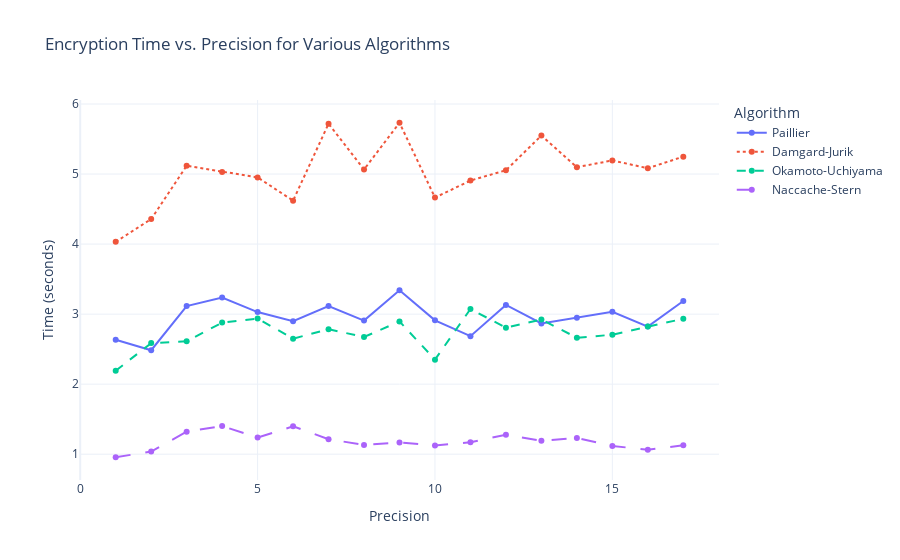
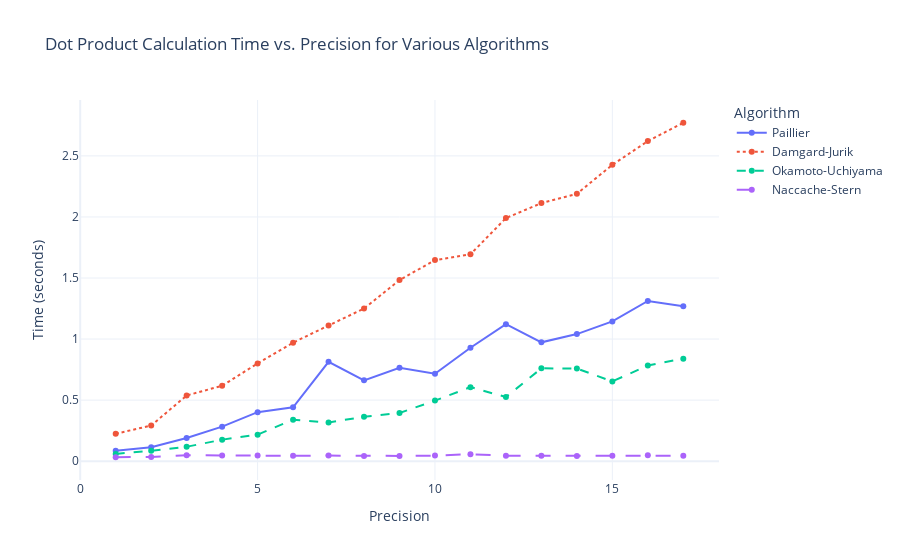
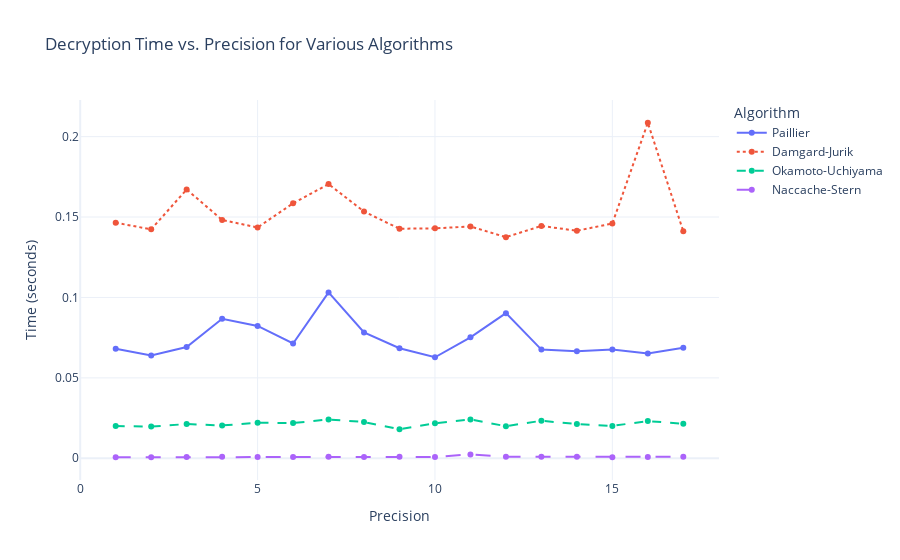
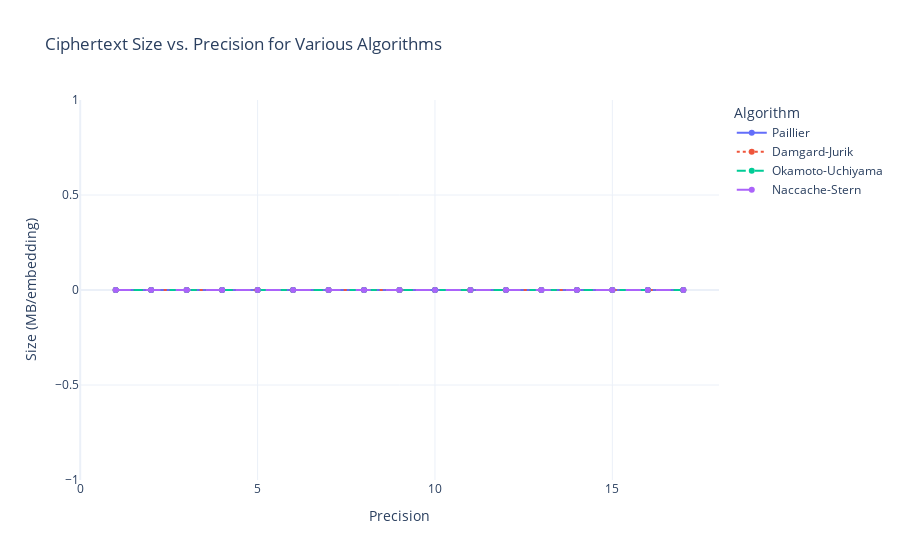

The notebook cell these images were saved under, in order:
### Code cell
import plotly.graph_objects as go
import plotly.express as px
import pandas as pd
import json
import os
import numpy as np # Import numpy for absolute difference calculation

# Define the path to your results JSON file generated by the precision sweep
results_file = "phe_benchmark_precision_sweep_results.json"

# Check if the file exists before attempting to read
if not os.path.exists(results_file):
    print(f"Error: The file '{results_file}' was not found.")
    print("Please make sure the previous cell successfully generated 'phe_benchmark_precision_sweep_results.json'.")
    exit() 

# Read data from the JSON file
try:
    with open(results_file, 'r') as f:
        data = json.load(f)
    print(f"Successfully loaded data from '{results_file}'.")
except json.JSONDecodeError as e:
    print(f"Error decoding JSON from '{results_file}': {e}")
    exit()
except Exception as e:
    print(f"An unexpected error occurred while reading '{results_file}': {e}")
    exit()

df = pd.DataFrame(data)

# Ensure numeric types for plotting
numeric_cols = [
    "Encryption Time (s)", "Dot Product Calculation Time (s)", 
    "Decryption Time (s)", "Ciphertext Size (MB/emb)", 
    "Loss (Ethel1 vs Ethel2)", "Loss (Ethel1 vs Lana)",
    "Plaintext Dot Product 1-2", "Decrypted Dot Product 1-2",
    "Plaintext Dot Product 1-L", "Decrypted Dot Product 1-L"
]
for col in numeric_cols:
    df[col] = pd.to_numeric(df[col], errors='coerce')

# Drop rows where 'Error' is not null, as these failed
df_valid = df[df['Error'].isnull()].copy()
if df_valid.empty:
    print("No valid data points to plot after filtering out errors.")
    exit()

# Filter out rows where loss is 0 or NaN for the log scale loss plot
df_valid_loss = df_valid[
    (df_valid['Loss (Ethel1 vs Ethel2)'].notna()) & (df_valid['Loss (Ethel1 vs Ethel2)'] > 0) & 
    (df_valid['Loss (Ethel1 vs Lana)'].notna()) & (df_valid['Loss (Ethel1 vs Lana)'] > 0)
].copy()


# --- Separate Plots for Each Performance Time Metric (retained) ---

# Plot 1a: Encryption Time vs. Precision
fig_enc_time = px.line(df_valid, 
                       x='Precision', 
                       y='Encryption Time (s)',
                       color='Algorithm',
                       line_dash='Algorithm',
                       title='Encryption Time vs. Precision for Various Algorithms',
                       labels={'Encryption Time (s)': 'Time (seconds)'})
fig_enc_time.update_traces(mode='lines+markers')
fig_enc_time.update_layout(hovermode="x unified", template='plotly_white')
fig_enc_time.show()

# Plot 1b: Dot Product Calculation Time vs. Precision
fig_dot_prod_time = px.line(df_valid, 
                            x='Precision', 
                            y='Dot Product Calculation Time (s)',
                            color='Algorithm',
                            line_dash='Algorithm',
                            title='Dot Product Calculation Time vs. Precision for Various Algorithms',
                            labels={'Dot Product Calculation Time (s)': 'Time (seconds)'})
fig_dot_prod_time.update_traces(mode='lines+markers')
fig_dot_prod_time.update_layout(hovermode="x unified", template='plotly_white')
fig_dot_prod_time.show()

# Plot 1c: Decryption Time vs. Precision
fig_dec_time = px.line(df_valid, 
                       x='Precision', 
                       y='Decryption Time (s)',
                       color='Algorithm',
                       line_dash='Algorithm',
                       title='Decryption Time vs. Precision for Various Algorithms',
                       labels={'Decryption Time (s)': 'Time (seconds)'})
fig_dec_time.update_traces(mode='lines+markers')
fig_dec_time.update_layout(hovermode="x unified", template='plotly_white')
fig_dec_time.show()

# --- Ciphertext Size Plot (retained) ---
fig_size = px.line(df_valid, 
                   x='Precision', 
                   y='Ciphertext Size (MB/emb)',
                   color='Algorithm',
                   line_dash='Algorithm',
                   title='Ciphertext Size vs. Precision for Various Algorithms',
                   labels={'Ciphertext Size (MB/emb)': 'Size (MB/embedding)'})
fig_size.update_traces(mode='lines+markers')
fig_size.update_layout(hovermode="x unified", template='plotly_white')
fig_size.show()


# --- Plot 3: Loss vs. Precision (using faceting and log y-axis - retained) ---
df_loss_melted = df_valid_loss.melt(id_vars=['Precision', 'Algorithm'], 
                                    value_vars=['Loss (Ethel1 vs Ethel2)', 'Loss (Ethel1 vs Lana)'],
                                    var_name='Comparison Type', 
                                    value_name='Absolute Loss')

fig_loss = px.line(df_loss_melted, 
                   x='Precision', 
                   y='Absolute Loss',
                   color='Algorithm',
                   line_dash='Algorithm',
                   facet_col='Comparison Type', 
                   facet_col_wrap=2, 
                   title='Accuracy Loss vs. Precision for Various Algorithms (Log Scale)',
                   labels={'Absolute Loss': 'Absolute Loss Value'})

fig_loss.update_yaxes(type="log", title_text="Absolute Loss Value (log scale)")
fig_loss.update_traces(mode='lines+markers')
fig_loss.update_layout(hovermode="x unified", template='plotly_white')
fig_loss.show()


# --- MODIFIED: Plot 4: Dot Product Accuracy (Absolute Difference) vs. Precision ---

# Calculate absolute differences for dot products
df_valid['Dot Product Diff 1-2'] = np.abs(df_valid['Plaintext Dot Product 1-2'] - df_valid['Decrypted Dot Product 1-2'])
df_valid['Dot Product Diff 1-L'] = np.abs(df_valid['Plaintext Dot Product 1-L'] - df_valid['Decrypted Dot Product 1-L'])

# Filter out zero or NaN differences for log scale
df_valid_dot_diff = df_valid[
    (df_valid['Dot Product Diff 1-2'].notna()) & (df_valid['Dot Product Diff 1-2'] > 0) &
    (df_valid['Dot Product Diff 1-L'].notna()) & (df_valid['Dot Product Diff 1-L'] > 0)
].copy()

# Melt the DataFrame for faceting the dot product differences
df_dot_diff_melted = df_valid_dot_diff.melt(
    id_vars=['Precision', 'Algorithm'],
    value_vars=['Dot Product Diff 1-2', 'Dot Product Diff 1-L'],
    var_name='Dot Product Comparison',
    value_name='Absolute Dot Product Error'
)

fig_dot_diff = px.line(df_dot_diff_melted,
                       x='Precision',
                       y='Absolute Dot Product Error',
                       color='Algorithm',
                       line_dash='Algorithm',
                       facet_col='Dot Product Comparison',
                       facet_col_wrap=2,
                       title='Absolute Dot Product Error vs. Precision (Log Scale)',
                       labels={'Absolute Dot Product Error': 'Absolute Error Value'})

# Apply log scale to the y-axis
fig_dot_diff.update_yaxes(type="log", title_text="Absolute Error Value (log scale)")
fig_dot_diff.update_traces(mode='lines+markers')
fig_dot_diff.update_layout(hovermode="x unified", template='plotly_white')
fig_dot_diff.show()

### Figure 1 — Plotly figure (JSON) as saved in the notebook; plotly's stock layout.template omitted (floating-point values rounded to 4 significant figures)
{"data": [{"hovertemplate": "Algorithm=Paillier<br>Precision=%{x}<br>Time (seconds)=%{y}<extra></extra>", "legendgroup": "Paillier", "line": {"color": "#636efa", "dash": "solid"}, "marker": {"symbol": "circle"}, "mode": "lines+markers", "name": "Paillier", "orientation": "v", "showlegend": true, "type": "scatter", "x": [1, 2, 3, 4, 5, 6, 7, 8, 9, 10, 11, 12, 13, 14, 15, 16, 17], "xaxis": "x", "y": [2.634, 2.485, 3.115, 3.237, 3.03, 2.899, 3.117, 2.908, 3.34, 2.911, 2.685, 3.132, 2.868, 2.947, 3.034, 2.822, 3.188], "yaxis": "y"}, {"hovertemplate": "Algorithm=Damgard-Jurik<br>Precision=%{x}<br>Time (seconds)=%{y}<extra></extra>", "legendgroup": "Damgard-Jurik", "line": {"color": "#EF553B", "dash": "dot"}, "marker": {"symbol": "circle"}, "mode": "lines+markers", "name": "Damgard-Jurik", "orientation": "v", "showlegend": true, "type": "scatter", "x": [1, 2, 3, 4, 5, 6, 7, 8, 9, 10, 11, 12, 13, 14, 15, 16, 17], "xaxis": "x", "y": [4.032, 4.357, 5.118, 5.031, 4.953, 4.62, 5.718, 5.066, 5.733, 4.664, 4.908, 5.054, 5.55, 5.098, 5.194, 5.083, 5.249], "yaxis": "y"}, {"hovertemplate": "Algorithm=Okamoto-Uchiyama<br>Precision=%{x}<br>Time (seconds)=%{y}<extra></extra>", "legendgroup": "Okamoto-Uchiyama", "line": {"color": "#00cc96", "dash": "dash"}, "marker": {"symbol": "circle"}, "mode": "lines+markers", "name": "Okamoto-Uchiyama", "orientation": "v", "showlegend": true, "type": "scatter", "x": [1, 2, 3, 4, 5, 6, 7, 8, 9, 10, 11, 12, 13, 14, 15, 16, 17], "xaxis": "x", "y": [2.192, 2.586, 2.611, 2.879, 2.937, 2.65, 2.785, 2.673, 2.896, 2.35, 3.073, 2.807, 2.923, 2.663, 2.706, 2.822, 2.934], "yaxis": "y"}, {"hovertemplate": "Algorithm=Naccache-Stern<br>Precision=%{x}<br>Time (seconds)=%{y}<extra></extra>", "legendgroup": "Naccache-Stern", "line": {"color": "#ab63fa", "dash": "longdash"}, "marker": {"symbol": "circle"}, "mode": "lines+markers", "name": "Naccache-Stern", "orientation": "v", "showlegend": true, "type": "scatter", "x": [1, 2, 3, 4, 5, 6, 7, 8, 9, 10, 11, 12, 13, 14, 15, 16, 17], "xaxis": "x", "y": [0.9566, 1.038, 1.322, 1.401, 1.237, 1.399, 1.215, 1.132, 1.168, 1.126, 1.17, 1.279, 1.192, 1.232, 1.118, 1.063, 1.129], "yaxis": "y"}], "layout": {"hovermode": "x unified", "legend": {"title": {"text": "Algorithm"}, "tracegroupgap": 0}, "title": {"text": "Encryption Time vs. Precision for Various Algorithms"}, "xaxis": {"anchor": "y", "domain": [0, 1], "title": {"text": "Precision"}}, "yaxis": {"anchor": "x", "domain": [0, 1], "title": {"text": "Time (seconds)"}}}}

### Figure 2 — Plotly figure (JSON) as saved in the notebook; plotly's stock layout.template omitted (floating-point values rounded to 4 significant figures)
{"data": [{"hovertemplate": "Algorithm=Paillier<br>Precision=%{x}<br>Time (seconds)=%{y}<extra></extra>", "legendgroup": "Paillier", "line": {"color": "#636efa", "dash": "solid"}, "marker": {"symbol": "circle"}, "mode": "lines+markers", "name": "Paillier", "orientation": "v", "showlegend": true, "type": "scatter", "x": [1, 2, 3, 4, 5, 6, 7, 8, 9, 10, 11, 12, 13, 14, 15, 16, 17], "xaxis": "x", "y": [0.08456, 0.1132, 0.1896, 0.2828, 0.4011, 0.4409, 0.8137, 0.662, 0.7647, 0.7161, 0.9288, 1.122, 0.9732, 1.041, 1.144, 1.312, 1.269], "yaxis": "y"}, {"hovertemplate": "Algorithm=Damgard-Jurik<br>Precision=%{x}<br>Time (seconds)=%{y}<extra></extra>", "legendgroup": "Damgard-Jurik", "line": {"color": "#EF553B", "dash": "dot"}, "marker": {"symbol": "circle"}, "mode": "lines+markers", "name": "Damgard-Jurik", "orientation": "v", "showlegend": true, "type": "scatter", "x": [1, 2, 3, 4, 5, 6, 7, 8, 9, 10, 11, 12, 13, 14, 15, 16, 17], "xaxis": "x", "y": [0.2244, 0.2918, 0.5379, 0.6178, 0.8005, 0.9707, 1.111, 1.25, 1.483, 1.647, 1.694, 1.991, 2.113, 2.19, 2.427, 2.621, 2.772], "yaxis": "y"}, {"hovertemplate": "Algorithm=Okamoto-Uchiyama<br>Precision=%{x}<br>Time (seconds)=%{y}<extra></extra>", "legendgroup": "Okamoto-Uchiyama", "line": {"color": "#00cc96", "dash": "dash"}, "marker": {"symbol": "circle"}, "mode": "lines+markers", "name": "Okamoto-Uchiyama", "orientation": "v", "showlegend": true, "type": "scatter", "x": [1, 2, 3, 4, 5, 6, 7, 8, 9, 10, 11, 12, 13, 14, 15, 16, 17], "xaxis": "x", "y": [0.05944, 0.08551, 0.1179, 0.1758, 0.2173, 0.3399, 0.3165, 0.3637, 0.3942, 0.496, 0.6063, 0.5252, 0.7602, 0.7586, 0.6532, 0.7831, 0.8396], "yaxis": "y"}, {"hovertemplate": "Algorithm=Naccache-Stern<br>Precision=%{x}<br>Time (seconds)=%{y}<extra></extra>", "legendgroup": "Naccache-Stern", "line": {"color": "#ab63fa", "dash": "longdash"}, "marker": {"symbol": "circle"}, "mode": "lines+markers", "name": "Naccache-Stern", "orientation": "v", "showlegend": true, "type": "scatter", "x": [1, 2, 3, 4, 5, 6, 7, 8, 9, 10, 11, 12, 13, 14, 15, 16, 17], "xaxis": "x", "y": [0.03202, 0.03462, 0.04836, 0.04564, 0.04709, 0.04423, 0.04571, 0.04209, 0.04305, 0.04546, 0.05678, 0.04425, 0.04462, 0.04199, 0.04332, 0.04776, 0.04481], "yaxis": "y"}], "layout": {"hovermode": "x unified", "legend": {"title": {"text": "Algorithm"}, "tracegroupgap": 0}, "title": {"text": "Dot Product Calculation Time vs. Precision for Various Algorithms"}, "xaxis": {"anchor": "y", "domain": [0, 1], "title": {"text": "Precision"}}, "yaxis": {"anchor": "x", "domain": [0, 1], "title": {"text": "Time (seconds)"}}}}

### Figure 3 — Plotly figure (JSON) as saved in the notebook; plotly's stock layout.template omitted (floating-point values rounded to 4 significant figures)
{"data": [{"hovertemplate": "Algorithm=Paillier<br>Precision=%{x}<br>Time (seconds)=%{y}<extra></extra>", "legendgroup": "Paillier", "line": {"color": "#636efa", "dash": "solid"}, "marker": {"symbol": "circle"}, "mode": "lines+markers", "name": "Paillier", "orientation": "v", "showlegend": true, "type": "scatter", "x": [1, 2, 3, 4, 5, 6, 7, 8, 9, 10, 11, 12, 13, 14, 15, 16, 17], "xaxis": "x", "y": [0.06817, 0.06386, 0.06914, 0.08678, 0.08231, 0.07136, 0.1031, 0.07825, 0.06846, 0.06279, 0.07518, 0.09023, 0.06759, 0.06653, 0.06764, 0.06516, 0.06866], "yaxis": "y"}, {"hovertemplate": "Algorithm=Damgard-Jurik<br>Precision=%{x}<br>Time (seconds)=%{y}<extra></extra>", "legendgroup": "Damgard-Jurik", "line": {"color": "#EF553B", "dash": "dot"}, "marker": {"symbol": "circle"}, "mode": "lines+markers", "name": "Damgard-Jurik", "orientation": "v", "showlegend": true, "type": "scatter", "x": [1, 2, 3, 4, 5, 6, 7, 8, 9, 10, 11, 12, 13, 14, 15, 16, 17], "xaxis": "x", "y": [0.1465, 0.1423, 0.1672, 0.1482, 0.1435, 0.1585, 0.1705, 0.1534, 0.1427, 0.143, 0.1441, 0.1375, 0.1445, 0.1415, 0.146, 0.2086, 0.1411], "yaxis": "y"}, {"hovertemplate": "Algorithm=Okamoto-Uchiyama<br>Precision=%{x}<br>Time (seconds)=%{y}<extra></extra>", "legendgroup": "Okamoto-Uchiyama", "line": {"color": "#00cc96", "dash": "dash"}, "marker": {"symbol": "circle"}, "mode": "lines+markers", "name": "Okamoto-Uchiyama", "orientation": "v", "showlegend": true, "type": "scatter", "x": [1, 2, 3, 4, 5, 6, 7, 8, 9, 10, 11, 12, 13, 14, 15, 16, 17], "xaxis": "x", "y": [0.02004, 0.01971, 0.02129, 0.02042, 0.02206, 0.02193, 0.02412, 0.02253, 0.01803, 0.02178, 0.02413, 0.01995, 0.02333, 0.02127, 0.02013, 0.02312, 0.02149], "yaxis": "y"}, {"hovertemplate": "Algorithm=Naccache-Stern<br>Precision=%{x}<br>Time (seconds)=%{y}<extra></extra>", "legendgroup": "Naccache-Stern", "line": {"color": "#ab63fa", "dash": "longdash"}, "marker": {"symbol": "circle"}, "mode": "lines+markers", "name": "Naccache-Stern", "orientation": "v", "showlegend": true, "type": "scatter", "x": [1, 2, 3, 4, 5, 6, 7, 8, 9, 10, 11, 12, 13, 14, 15, 16, 17], "xaxis": "x", "y": [0.00067, 0.0006971, 0.000854, 0.0009291, 0.0008261, 0.0007558, 0.00102, 0.0007198, 0.001005, 0.0007901, 0.00242, 0.001025, 0.0009029, 0.000983, 0.0006418, 0.0007961, 0.0008759], "yaxis": "y"}], "layout": {"hovermode": "x unified", "legend": {"title": {"text": "Algorithm"}, "tracegroupgap": 0}, "title": {"text": "Decryption Time vs. Precision for Various Algorithms"}, "xaxis": {"anchor": "y", "domain": [0, 1], "title": {"text": "Precision"}}, "yaxis": {"anchor": "x", "domain": [0, 1], "title": {"text": "Time (seconds)"}}}}

### Figure 4 — Plotly figure (JSON) as saved in the notebook; plotly's stock layout.template omitted (floating-point values rounded to 4 significant figures)
{"data": [{"hovertemplate": "Algorithm=Paillier<br>Precision=%{x}<br>Size (MB/embedding)=%{y}<extra></extra>", "legendgroup": "Paillier", "line": {"color": "#636efa", "dash": "solid"}, "marker": {"symbol": "circle"}, "mode": "lines+markers", "name": "Paillier", "orientation": "v", "showlegend": true, "type": "scatter", "x": [1, 2, 3, 4, 5, 6, 7, 8, 9, 10, 11, 12, 13, 14, 15, 16, 17], "xaxis": "x", "y": [5.341e-05, 5.341e-05, 5.341e-05, 5.341e-05, 5.341e-05, 5.341e-05, 5.341e-05, 5.341e-05, 5.341e-05, 5.341e-05, 5.341e-05, 5.341e-05, 5.341e-05, 5.341e-05, 5.341e-05, 5.341e-05, 5.341e-05], "yaxis": "y"}, {"hovertemplate": "Algorithm=Damgard-Jurik<br>Precision=%{x}<br>Size (MB/embedding)=%{y}<extra></extra>", "legendgroup": "Damgard-Jurik", "line": {"color": "#EF553B", "dash": "dot"}, "marker": {"symbol": "circle"}, "mode": "lines+markers", "name": "Damgard-Jurik", "orientation": "v", "showlegend": true, "type": "scatter", "x": [1, 2, 3, 4, 5, 6, 7, 8, 9, 10, 11, 12, 13, 14, 15, 16, 17], "xaxis": "x", "y": [5.341e-05, 5.341e-05, 5.341e-05, 5.341e-05, 5.341e-05, 5.341e-05, 5.341e-05, 5.341e-05, 5.341e-05, 5.341e-05, 5.341e-05, 5.341e-05, 5.341e-05, 5.341e-05, 5.341e-05, 5.341e-05, 5.341e-05], "yaxis": "y"}, {"hovertemplate": "Algorithm=Okamoto-Uchiyama<br>Precision=%{x}<br>Size (MB/embedding)=%{y}<extra></extra>", "legendgroup": "Okamoto-Uchiyama", "line": {"color": "#00cc96", "dash": "dash"}, "marker": {"symbol": "circle"}, "mode": "lines+markers", "name": "Okamoto-Uchiyama", "orientation": "v", "showlegend": true, "type": "scatter", "x": [1, 2, 3, 4, 5, 6, 7, 8, 9, 10, 11, 12, 13, 14, 15, 16, 17], "xaxis": "x", "y": [5.341e-05, 5.341e-05, 5.341e-05, 5.341e-05, 5.341e-05, 5.341e-05, 5.341e-05, 5.341e-05, 5.341e-05, 5.341e-05, 5.341e-05, 5.341e-05, 5.341e-05, 5.341e-05, 5.341e-05, 5.341e-05, 5.341e-05], "yaxis": "y"}, {"hovertemplate": "Algorithm=Naccache-Stern<br>Precision=%{x}<br>Size (MB/embedding)=%{y}<extra></extra>", "legendgroup": "Naccache-Stern", "line": {"color": "#ab63fa", "dash": "longdash"}, "marker": {"symbol": "circle"}, "mode": "lines+markers", "name": "Naccache-Stern", "orientation": "v", "showlegend": true, "type": "scatter", "x": [1, 2, 3, 4, 5, 6, 7, 8, 9, 10, 11, 12, 13, 14, 15, 16, 17], "xaxis": "x", "y": [5.341e-05, 5.341e-05, 5.341e-05, 5.341e-05, 5.341e-05, 5.341e-05, 5.341e-05, 5.341e-05, 5.341e-05, 5.341e-05, 5.341e-05, 5.341e-05, 5.341e-05, 5.341e-05, 5.341e-05, 5.341e-05, 5.341e-05], "yaxis": "y"}], "layout": {"hovermode": "x unified", "legend": {"title": {"text": "Algorithm"}, "tracegroupgap": 0}, "title": {"text": "Ciphertext Size vs. Precision for Various Algorithms"}, "xaxis": {"anchor": "y", "domain": [0, 1], "title": {"text": "Precision"}}, "yaxis": {"anchor": "x", "domain": [0, 1], "title": {"text": "Size (MB/embedding)"}}}}
